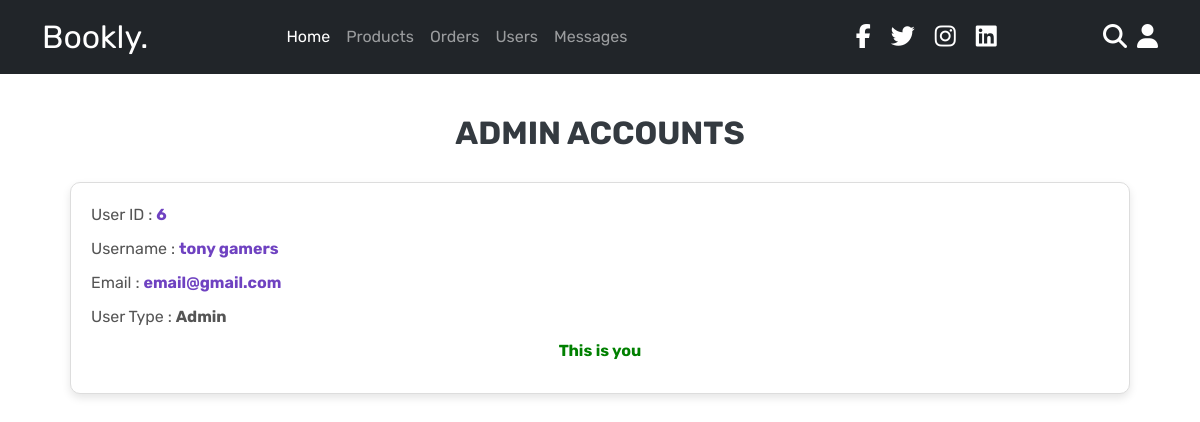
The page /admin_users.php (signed in) on the database its author committed.
### tables this page shows
CREATE TABLE `user` (
  `id` int(11) NOT NULL,
  `first_name` varchar(255) NOT NULL,
  `last_name` varchar(255) NOT NULL,
  `email` varchar(255) NOT NULL,
  `password` varchar(255) NOT NULL,
  `user_type` varchar(255) NOT NULL
);

### admin_users.php (the view, shortened to what this page needs)
<?php
include 'connection.php';
$logged_in_email = $_SESSION['email'];
?>
<!DOCTYPE html>
<html lang="en">
<head>
   <link rel="stylesheet" href="https://cdnjs.cloudflare.com/ajax/libs/font-awesome/6.0.0/css/all.min.css">
   <link rel="stylesheet" href="css/admin_style.css">
</head>
<body>
<?php include 'header.php'; ?>
<section class="users">
   <h1 class="title"> Admin Accounts </h1>
   <div class="box-container">
      <?php
         $select_users = mysqli_query($connection, "SELECT * FROM `user` WHERE user_type = 'admin'") or die('Query failed');
         while ($fetch_users = mysqli_fetch_assoc($select_users)) {
      ?>
      <div class="box">
         <p> User ID : <span><?php echo $fetch_users['id']; ?></span> </p>
         <p> Username : <span><?php echo htmlspecialchars($fetch_users['first_name'] . ' ' . $fetch_users['last_name']); ?></span> </p>
         <p> Email : <span><?php echo htmlspecialchars($fetch_users['email']); ?></span> </p>
         <p> User Type : <span style="color: var(--orange);">Admin</span> </p>
         <?php if ($fetch_users['email'] != $logged_in_email) { ?>
            <a href="admin_users.php?delete=<?php echo $fetch_users['id']; ?>" onclick="return confirm('Delete this admin user?');" class="delete-btn">Delete User</a>
         <?php } else { ?>
            <p style="color: green; font-weight: bold; text-align: center;">This is you</p>
         <?php } ?>
      </div>
      <?php
         };
      ?>
   </div>
</section>
</body>
</html>

### admin_style.css (style rules this page uses)
:root { --admin-purple: #8e44ad; --admin-red: #c0392b; --admin-orange: #f39c12; --admin-black: #333; --admin-white: #fff; --admin-light-color: #666; --admin-light-white: #ccc; --admin-light-bg: #f5f5f5; --admin-border: 1px solid var(--admin-black); --admin-box-shadow: 0 4px 10px rgba(0,0,0,0.1); }
* { font-family: 'Rubik', sans-serif; margin: 0; padding: 0; box-sizing: border-box; outline: none; border: none; text-decoration: none; transition: all 0.2s linear; }

### admin_users.php (style rules this page uses)
.title { margin-top: 40px; text-align: center; font-size: 2rem; font-weight: bold; color: #343a40; margin-bottom: 30px; text-transform: uppercase; }
.box-container { display: grid; grid-template-columns: repeat(auto-fit, minmax(300px, 1fr)); gap: 20px; max-width: 1100px; margin: auto; padding: 0 20px; }
.box { background: #ffffff; border: 1px solid #ddd; border-radius: 10px; padding: 20px; box-shadow: 0px 4px 8px rgba(0, 0, 0, 0.1); transition: transform 0.3s ease-in-out; }
.box p { font-size: 1rem; margin-bottom: 10px; color: #555; }
.box p span { font-weight: bold; color: #6f42c1; }

### header.php (style rules this page uses)
:root { --primary: #8e44ad; --secondary: #6c3483; --accent: #f39c12; --dark: #333; --light: #fff; --gray: #f5f5f5; --text-color: #666; --border: 1px solid #ddd; --box-shadow: 0 .5rem 1rem rgba(0,0,0,.1); --transition: all 0.3s ease-in-out; }
* { margin: 0; padding: 0; box-sizing: border-box; font-family: 'Rubik', sans-serif; }

### rows shown on the page
user: id "6", first_name+last_name "tony gamers", email "email@gmail.com", shows "This is you"
